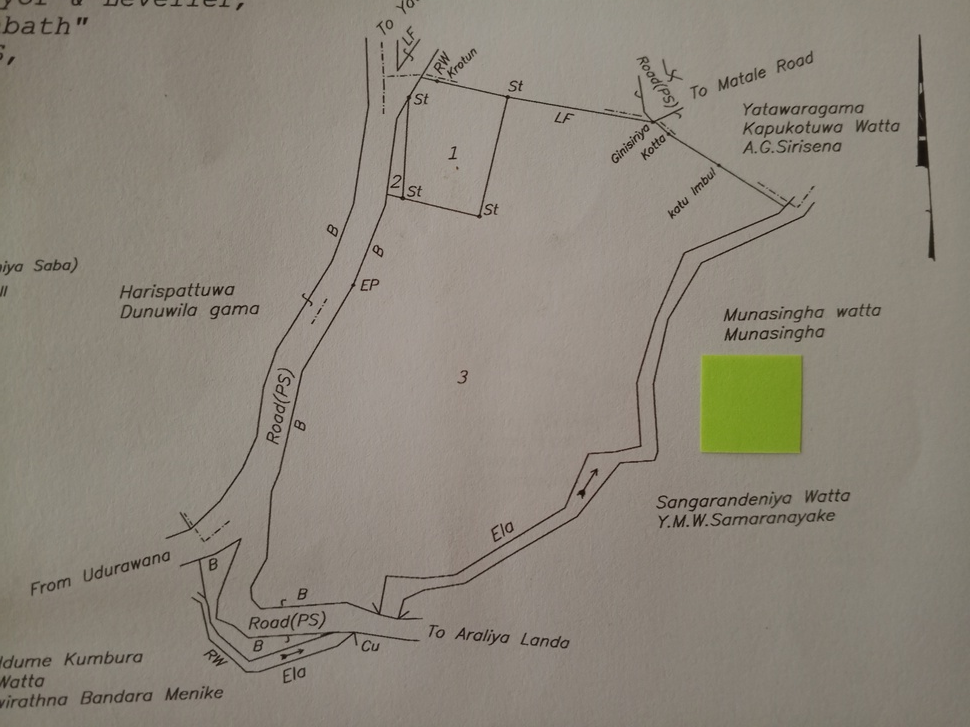
#> input picture images/ac/plan (100).jpg, 970 x 727 px, shrunk from 4064 x 3048 before the run, found by its file name
$ python coin_v2.py
#> lines starting #> are read from the running program, lines starting #| are printed output that depends on the picture; after the words box and inside, x2 and y2 are one past the last pixel; in counts of white or black regions, pixels touching at a corner belong together; long printed decimals are rounded
import cv2
import numpy as np
import matplotlib.pyplot as plt

# Function to calculate the distance between two points
def distance(pt1, pt2):
    return np.sqrt((pt1[0] - pt2[0])**2 + (pt1[1] - pt2[1])**2)

# Load the image
image_path = 'D:/UOP/3rd year/Sem 5/CSC3141 - Image Processing Laboratory/SurveyPlanProject/images/ac/plan (100).jpg'
image = cv2.imread(image_path)
#> image is the input picture: shape (727, 970, 3); mean B, G, R 122.2, 133.8, 140.7

# Convert image to HSV color space for better color detection
hsv_image = cv2.cvtColor(image, cv2.COLOR_BGR2HSV)
#> hsv_image: shape (727, 970, 3); mean H, S, V 17.8, 34.9, 141

# Define the range for yellow to green color (HSV range)
lower_yellow_green = np.array([30, 100, 100])  # Lower bound of yellow-green
upper_yellow_green = np.array([90, 255, 255])  # Upper bound of yellow-green

# Create a mask for the square based on color
mask = cv2.inRange(hsv_image, lower_yellow_green, upper_yellow_green)
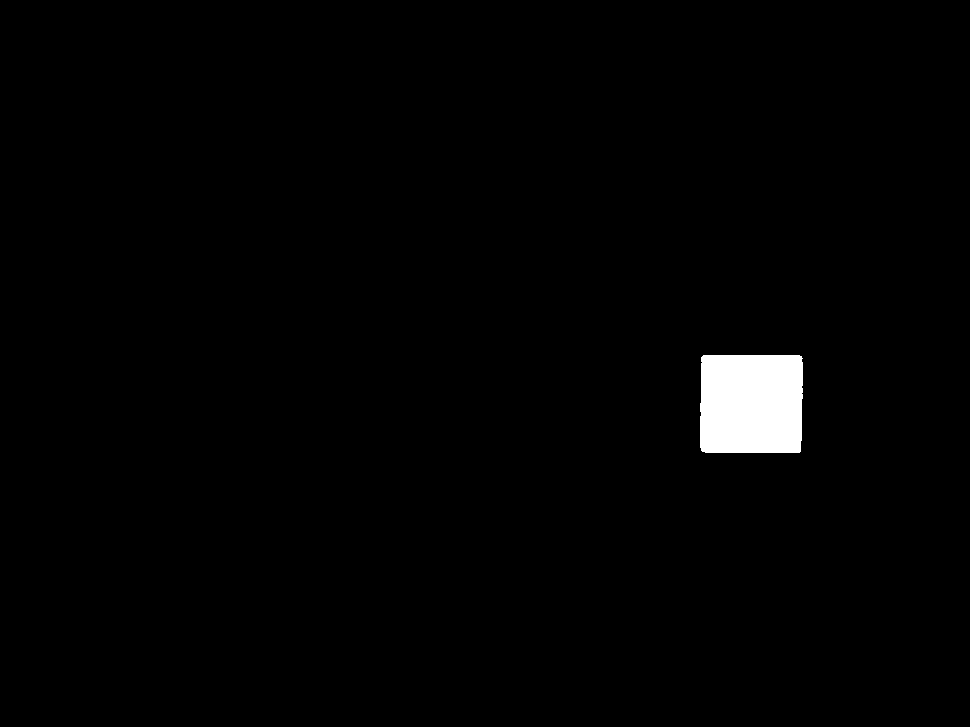
#> mask: shape (727, 970); 1.4% white; 1 white region

# Find contours of the detected areas
contours, _ = cv2.findContours(mask, cv2.RETR_TREE, cv2.CHAIN_APPROX_SIMPLE)
#> contours = 1 contour; box (x1, y1, x2, y2) and area: (700, 355, 803, 453) 9756

# Find the first square and calculate its width and height
for contour in contours:
    approx = cv2.approxPolyDP(contour, 0.02 * cv2.arcLength(contour, True), True)

    if len(approx) == 4:  # We assume a square has 4 sides
        # Extract the vertices of the square
        pts = approx.reshape(4, 2)

        # Calculate the lengths of the sides in pixels
        side_lengths = [distance(pts[i], pts[(i+1)%4]) for i in range(4)]

        # Print width and height in pixels
        width = side_lengths[0]
        height = side_lengths[1]
        print(f"Width: {width:.2f} pixels, Height: {height:.2f} pixels")

        con_image = image.copy()
        # Draw the detected square on the image
        cv2.drawContours(con_image, [approx], 0, (0, 255, 0), 5)

        break  # Stop after finding the first square
#> this loop made 1 pass
#> (pts, side_lengths, width, height) on pass 1: ([[701, 357], [702, 451], [800, 451], [801, 356]], [94.01, 98, 95.01, 100], 94.01, 98)
#| Width: 94.01 pixels, Height: 98.00 pixels

# Assume the real-world dimensions of the detected square (in mm)
real_width_mm = 15  # 15 mm
real_height_mm = 15  # 15 mm

# Width and height in pixels (already calculated in the previous step)
width_pixels = side_lengths[0]  # This is the detected width in pixels
#> width_pixels = 94.01
height_pixels = side_lengths[1]  # This is the detected height in pixels
#> height_pixels = 98

# Calculate the size of a pixel in mm (both width and height should give approximately the same value)
pixel_size_mm = real_width_mm / width_pixels  # Size of one pixel in mm
#> pixel_size_mm = 0.16

# Calculate the area of a pixel in square mm
pixel_area_mm2 = pixel_size_mm ** 2
#> pixel_area_mm2 = 0.0255

# Convert the area of a pixel to square micrometers (1 mm^2 = 1e6 μm^2)
pixel_area_um2 = pixel_area_mm2 * 1e6
#> pixel_area_um2 = 25461.1

# Output the pixel size and area
print(f"Pixel size: {pixel_size_mm:.6f} mm")
#| Pixel size: 0.1596 mm
print(f"Pixel area: {pixel_area_mm2:.6f} mm^2")
#| Pixel area: 0.02546 mm^2
print(f"Pixel area: {pixel_area_um2:.2f} μm^2")
#| Pixel area: 25461.13 μm^2


# Plot the original and detected square image
plt.figure(figsize=(10, 5))

# Original image
plt.subplot(1, 2, 1)
plt.title("Original Image")
plt.imshow(cv2.cvtColor(image, cv2.COLOR_BGR2RGB))
plt.axis('off')

# Detected square
plt.subplot(1, 2, 2)
plt.title("Detected Square")
plt.imshow(cv2.cvtColor(con_image, cv2.COLOR_BGR2RGB))
plt.axis('off')

plt.show()
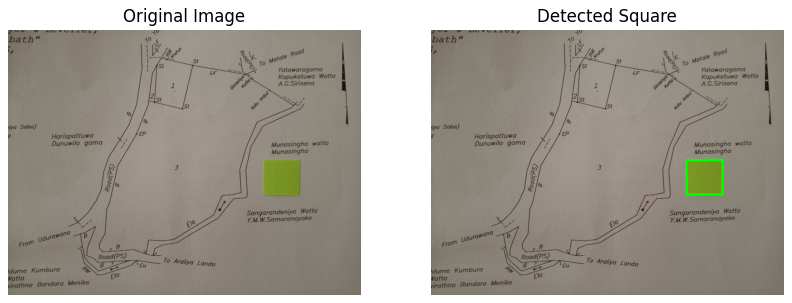
#> figure drawn by matplotlib, 2 panels

$ run again, with images/ac/plan (1).jpg copied over images/ac/plan (100).jpg
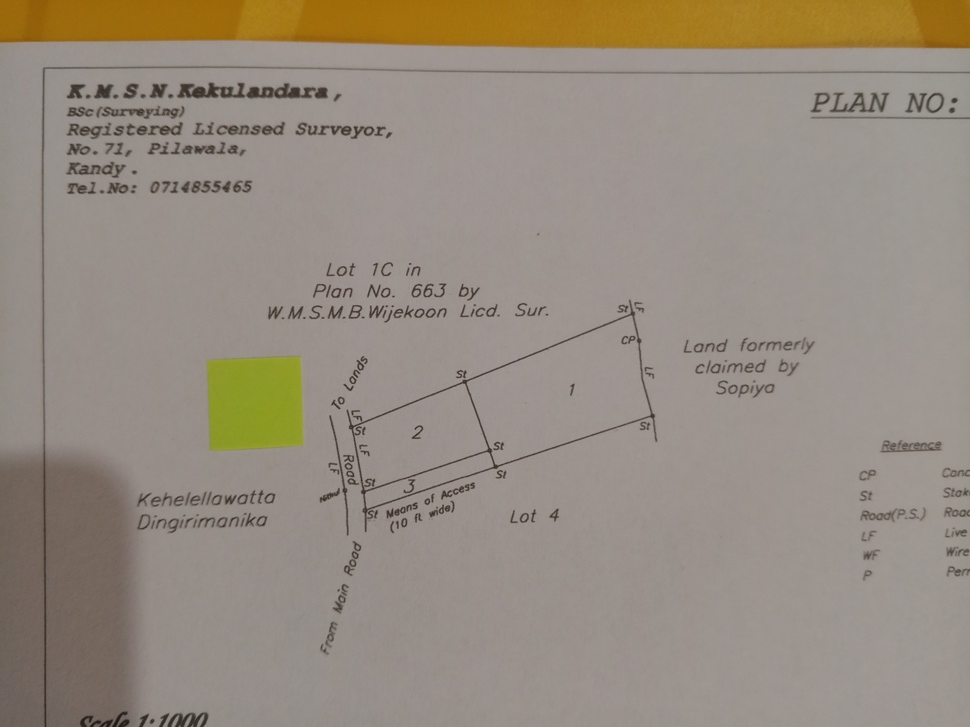
#> input picture images/ac/plan (1).jpg, 970 x 727 px, shrunk from 4064 x 3048 before the run, found by its file name
#> image is the input picture: shape (727, 970, 3); mean B, G, R 128.5, 140.4, 150.4
#> hsv_image: shape (727, 970, 3); mean H, S, V 12.7, 37.2, 150.6
#> `mask = cv2.inRange(hsv_image, lower_yellow_green, upper_yellow_green)`:
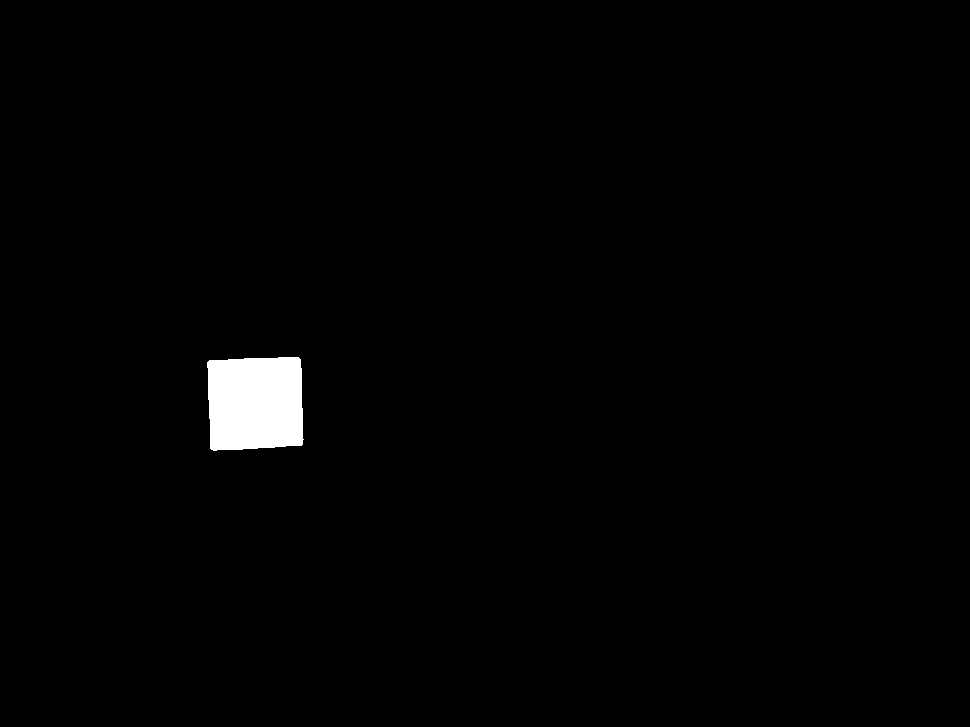
#> mask: shape (727, 970); 1.2% white; 1 white region
#> contours = 1 contour; box (x1, y1, x2, y2) and area: (207, 357, 304, 451) 8242
#> the loop `for contour in contours:` made 1 pass
#> (pts, side_lengths, width, height) on pass 1: ([[298, 357], [207, 362], [211, 449], [302, 444]], [91.14, 87.09, 91.14, 87.09], 91.14, 87.09)
#> (printed output is left out)
#> width_pixels = 91.14
#> height_pixels = 87.09
#> pixel_size_mm = 0.165
#> pixel_area_mm2 = 0.0271
#> pixel_area_um2 = 27088.9
#| Pixel size: 0.1646 mm
#| Pixel area: 0.02709 mm^2
#| Pixel area: 27088.85 μm^2
#> `plt.show()`:
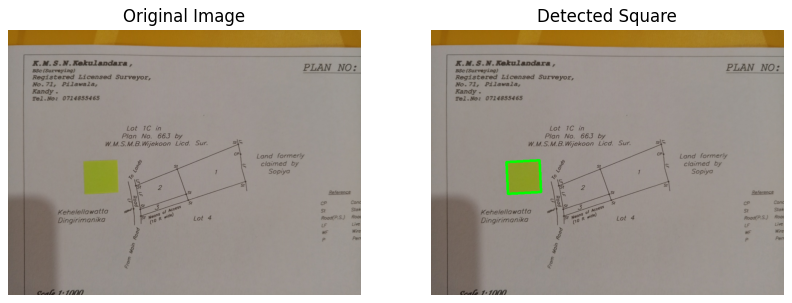
#> figure drawn by matplotlib, 2 panels

$ run again, with images/ac/plan (10).jpg copied over images/ac/plan (100).jpg
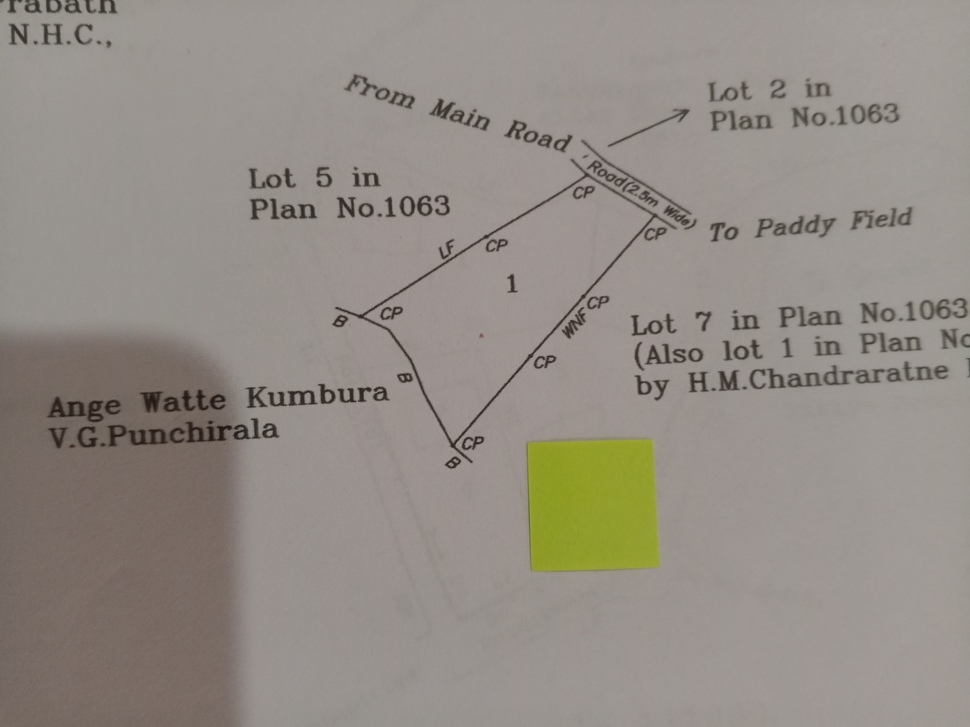
#> input picture images/ac/plan (10).jpg, 970 x 727 px, shrunk from 4064 x 3048 before the run, found by its file name
#> image is the input picture: shape (727, 970, 3); mean B, G, R 133.7, 140.6, 147.4
#> hsv_image: shape (727, 970, 3); mean H, S, V 12.1, 25, 147.6
#> `mask = cv2.inRange(hsv_image, lower_yellow_green, upper_yellow_green)`:
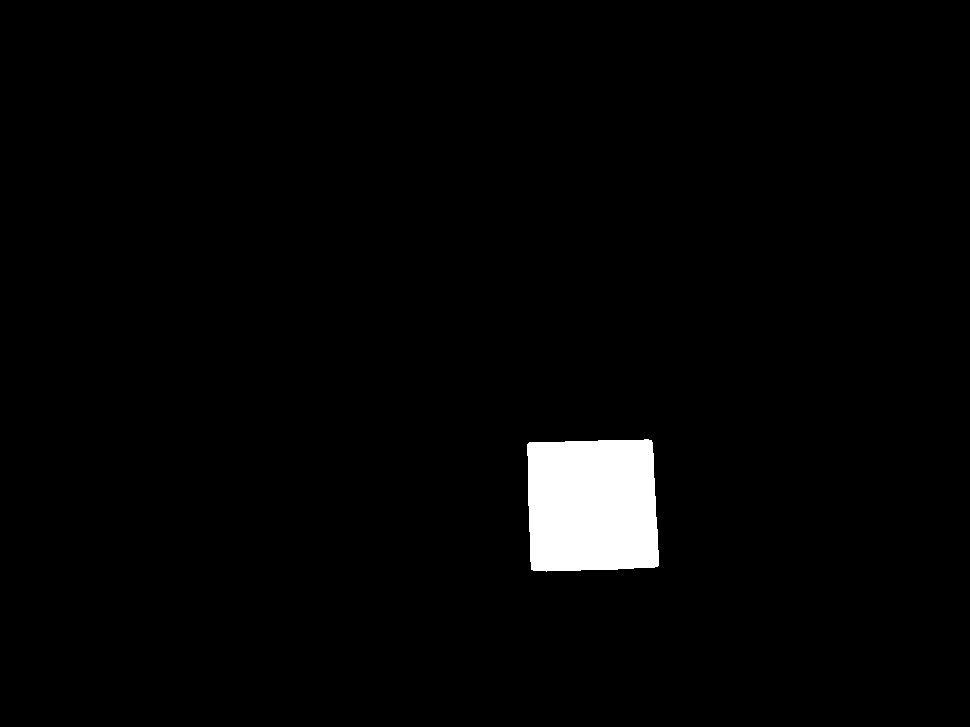
#> mask: shape (727, 970); 2.3% white; 1 white region
#> contours = 1 contour; box (x1, y1, x2, y2) and area: (527, 439, 659, 572) 16170
#> the loop `for contour in contours:` made 1 pass
#> (pts, side_lengths, width, height) on pass 1: ([[651, 440], [527, 444], [531, 569], [658, 565]], [124.1, 125.1, 127.1, 125.2], 124.1, 125.1)
#> (printed output is left out)
#> width_pixels = 124.1
#> height_pixels = 125.1
#> pixel_size_mm = 0.121
#> pixel_area_mm2 = 0.0146
#> pixel_area_um2 = 14618
#| Pixel size: 0.1209 mm
#| Pixel area: 0.01462 mm^2
#| Pixel area: 14617.98 μm^2
#> `plt.show()`:
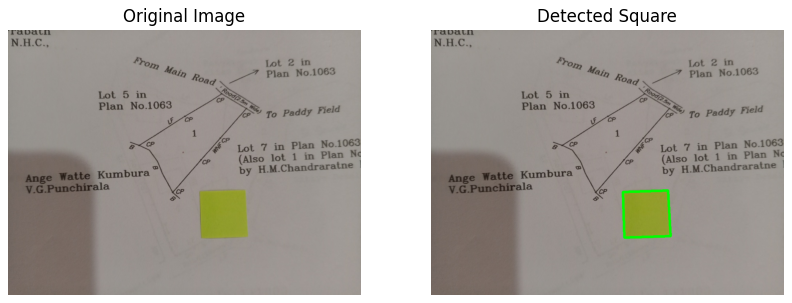
#> figure drawn by matplotlib, 2 panels
